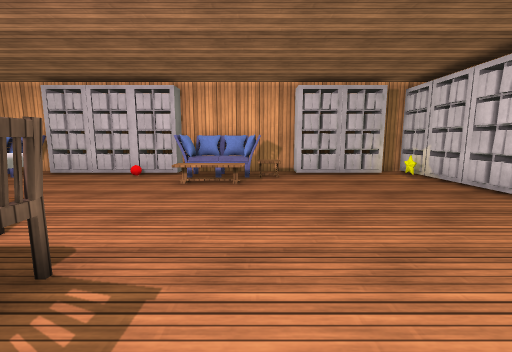
View 1 (above)

12 first-person views from a walk through a scene from a Unity 3-D project. The camera is 1.2 m above the floor, tilts 8° down and sees 90° across. Doors are open. The floor is counted in squares, 1 m on a side. Each view is taken from the middle of a square. On the plan, view 1 faces up. The plan holds only what a view shows up to about 12 squares ahead; the rest is blank. The place goes on beyond the plan. The player is left out. Some animated figures are not drawn. Surface patterns are stand-ins for the level's own textures.

View 2
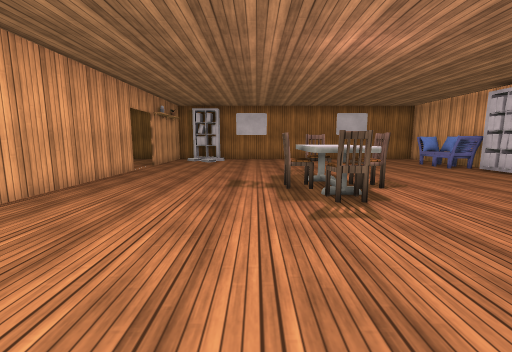

View 3
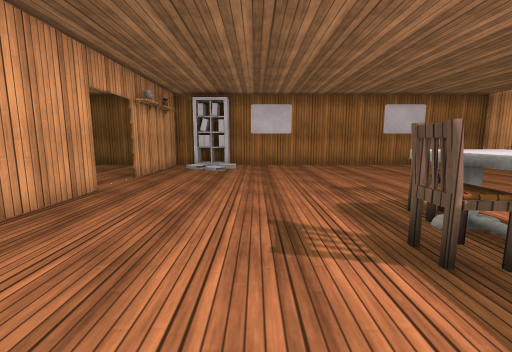

View 4
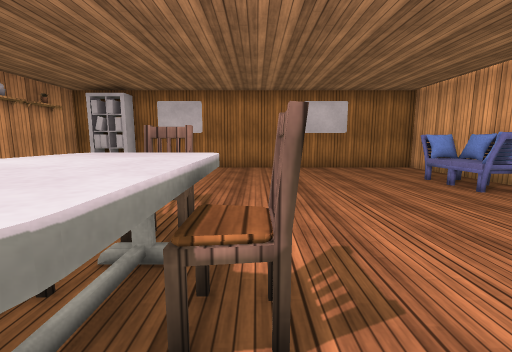

View 5
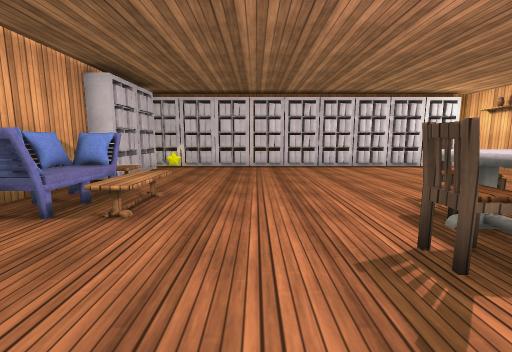

View 6
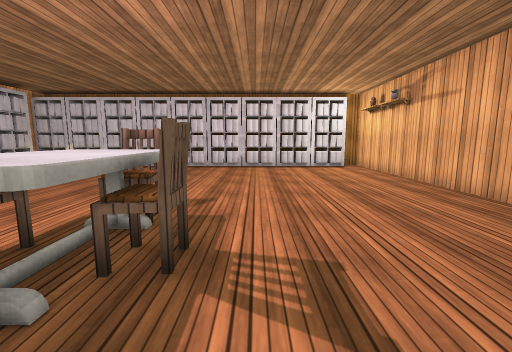

View 7
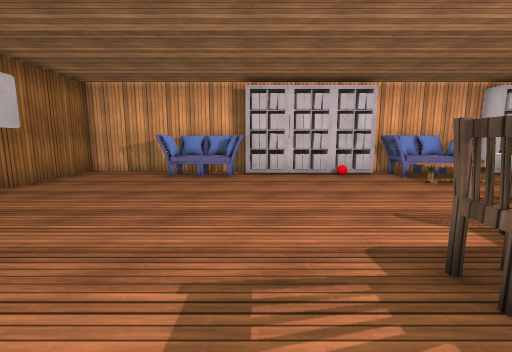

View 8
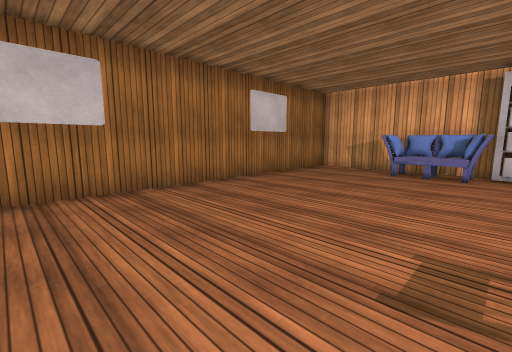

View 9
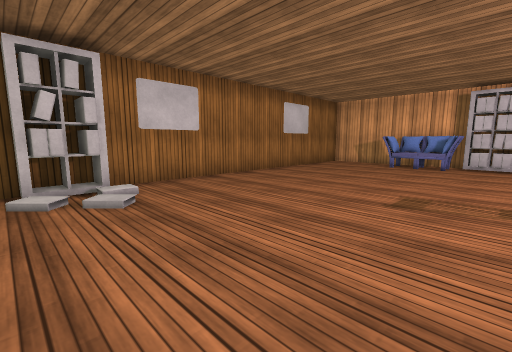

View 10
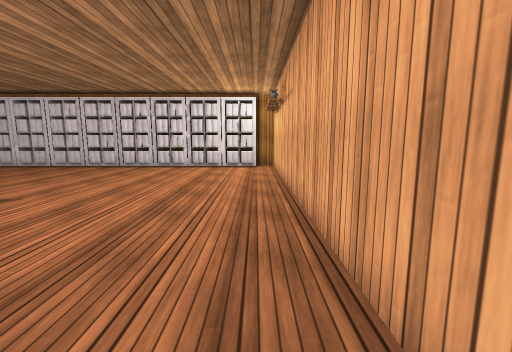

View 11
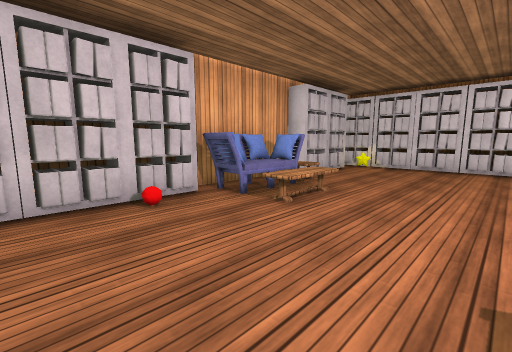

View 12
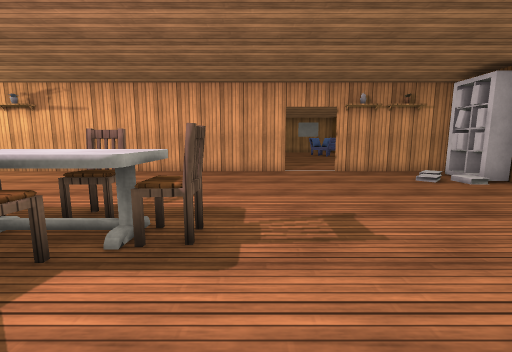

### Floor plan
Points are (right, up) in squares from view 1. A wall is a line through its corners. A room is listed if a view was taken in it or the views show most of it. See-through windows are left out.
Room 1 (views 1, 2, 3, 4, 5, 6, 7, 8, 9, 10, 11, 12)
walls: (-7.2, -4.8) (6.2, -4.8); (-13.3, 4.5) (-13.3, -1.6); (5.6, 9.9) (-13.3, 9.9) (-13.3, 6.4); (-13.3, -4.4) (-13.3, -4.8) (-9, -4.8)
low walls: (-2.5, 1.9) (-4.5, 1.9) (-2.5, 1.9)
ways out: open door at (-7.2, -4); gap at (-9, -5)
objects: other object (-13, -4) to (-13, -2); other object (-10, 8) to (-7, 9); other object (-6, 9); chair (-5, 2); other object (-5, 9); chair (-4, 1) to (-3, 1); chair (-4, 3) to (-3, 3); other object (-4, 9); other object (-3, 8) to (0, 9); chair (-2, 2); other object (2, 9) to (3, 9); other object (4, 9); other object (5, 9); other object (6, -4) to (6, -3); other object (6, -2) to (6, -1); other object (6, 0); other object (6, 1) to (6, 2); other object (6, 3); other object (6, 4) to (6, 5); other object (6, 6) to (6, 7); other object (6, 8) to (6, 9)

Positions as (right, up) in squares from view 1, and headings:
1: (0, 0), facing up
2: (3, 0), facing left
3: (-1, -1), facing left
4: (-2, 3), facing left
5: (-6, 5), facing right
6: (-6, 0), facing right
7: (-7, 0), facing up
8: (-7, -1), facing up-left
9: (-6, -4), facing up-left
10: (-6, -4), facing right
11: (-6, 4), facing up-right
12: (-6, 5), facing down
